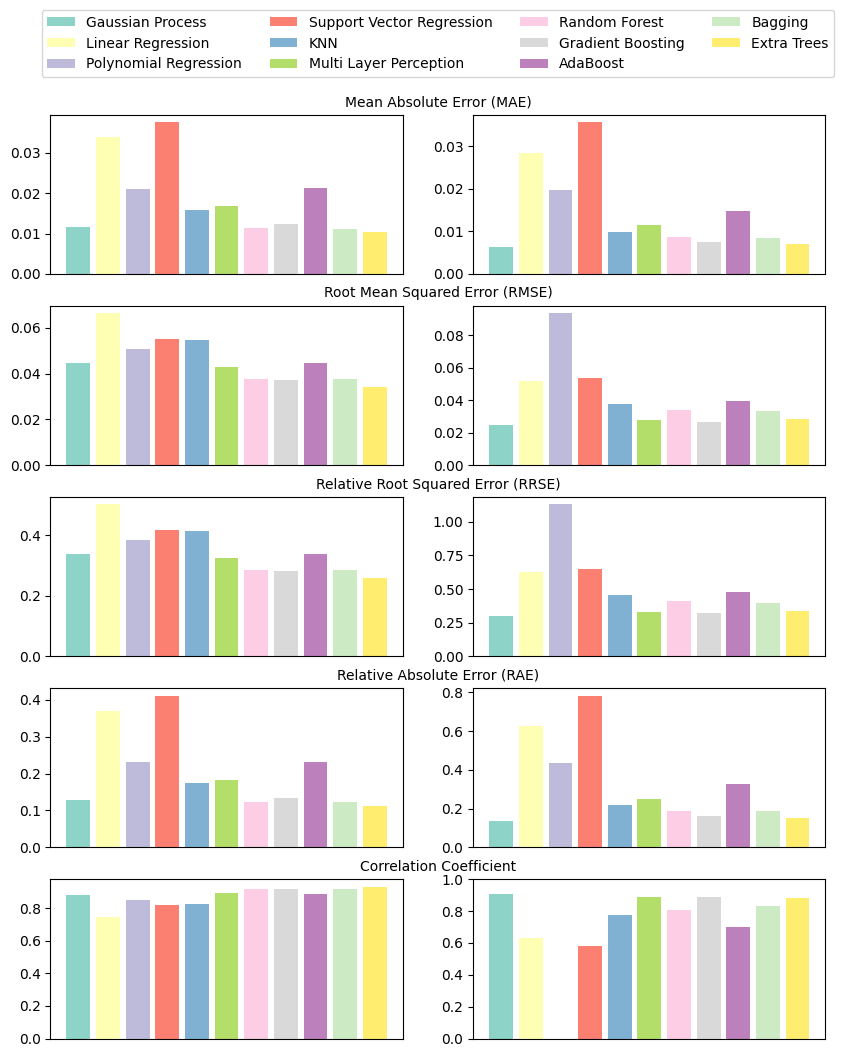

Source code (Python):
import matplotlib.pyplot as plt
import pandas as pd
from matplotlib.cm import get_cmap
import numpy as np

var='depth'
df = pd.read_csv(f'LPBF_ML_Model_Evaluation_HpTuning_Width.csv')


# Extract model names and error values
models = df['Model'].tolist()
mae_values = df['MAE'].tolist()
rmse_values = df['RMSE'].tolist()
rrse_values = df['RRSE'].tolist()
rae_values = df['RAE'].tolist()
correlation_values = df['Correlation Coefficient'].tolist()

# Define colors for each model
cmap = get_cmap('Set3')
colors = cmap(np.linspace(0, 1, len(models)))

# Create subplots
fig, axes = plt.subplots(nrows=5, ncols=2, figsize=(10, 12))

fontSize = None


# Plot Mean Absolute Error
for i, color in zip(range(len(models)), colors):
    axes[0,0].bar(i, mae_values[i], color=color, label=f'{models[i]}')
axes[0, 0].tick_params(axis='x', which='both', bottom=False, top=False)  # Disable x-axis ticks and labels
axes[0, 0].set_xticklabels([])  # Remove x-axis labels
axes[0,0].set_title('Mean Absolute Error (MAE)', x = 1.1, fontsize= fontSize)

#axes[0].set_ylabel('MAE')


# Plot Root Mean Squared Error
for i, color in zip(range(len(models)), colors):
    axes[1,0].bar(i, rmse_values[i], color=color)
axes[1, 0].tick_params(axis='x', which='both', bottom=False, top=False)  # Disable x-axis ticks and labels
axes[1, 0].set_xticklabels([])  # Remove x-axis labels
axes[1,0].set_title('Root Mean Squared Error (RMSE)', x = 1.1, fontsize= fontSize)
#axes[1].set_ylabel('RMSE')


# Plot Relative Root Squared Error
for i, color in zip(range(len(models)), colors):
    axes[2,0].bar(i, rrse_values[i], color=color)
axes[2,0].tick_params(axis='x', which='both', bottom=False, top=False)  # Disable x-axis ticks and labels
axes[2,0].set_xticklabels([])  # Remove x-axis labels
axes[2,0].set_title('Relative Root Squared Error (RRSE)', x = 1.1, fontsize= fontSize)
# axes[2,0].set_ylabel('Error Values', fontsize= fontSize)
#axes[2].set_ylabel('RRSE')


# Plot Relative Absolute Error
for i, color in zip(range(len(models)), colors):
    axes[3,0].bar(i, rae_values[i], color=color)
axes[3,0].tick_params(axis='x', which='both', bottom=False, top=False)  # Disable x-axis ticks and labels
axes[3,0].set_xticklabels([])  # Remove x-axis labels
axes[3,0].set_title('Relative Absolute Error (RAE)', x = 1.1, fontsize= fontSize)
#axes[3].set_ylabel('RAE')

# Plot Correlation Coefficient
for i, color in zip(range(len(models)), colors):
    axes[4,0].bar(i, correlation_values[i], color=color, label=f'{models[i]}')
axes[4,0].tick_params(axis='x', which='both', bottom=False, top=False)  # Disable x-axis ticks and labels
axes[4,0].set_xticklabels([])  # Remove x-axis labels
axes[4,0].set_title('Correlation Coefficient', x = 1.1, fontsize= fontSize)
#axes[4].set_ylabel('Correlation')



# Add legend to the last subplot
axes[0,0].legend(loc='upper center', bbox_to_anchor=(1.1, 1.7), ncol=4, fontsize= fontSize)
# fig.text(0.5, 0.1, 'Machine Learning Model', ha='center', va='center', fontsize= fontSize)
# plt.legend(loc='upper right')
# plt.legend(title='Legend Title', fontsize='medium', facecolor='lightgray')
# plt.legend(bbox_to_anchor=(1.05, 1), loc='upper left')




# Adjust layout for better spacing
#plt.tight_layout()



# # Save the plot as a PNG file
# plt.savefig(f'LPBF_Plot_barChart_Fig7a.png', bbox_inches='tight')
#
# # Show the plot
# plt.show()


var='depth'
df = pd.read_csv(f'LPBF_ML_Model_Evaluation_HpTuning_Depth.csv')


# Extract model names and error values
models = df['Model'].tolist()
mae_values = df['MAE'].tolist()
rmse_values = df['RMSE'].tolist()
rrse_values = df['RRSE'].tolist()
rae_values = df['RAE'].tolist()
correlation_values = df['Correlation Coefficient'].tolist()

# # Define colors for each model
# cmap = get_cmap('Set3')
# colors = cmap(np.linspace(0, 1, len(models)))
#
# # Create subplots
# fig, axes = plt.subplots(nrows=1, ncols=5, figsize=(20, 4))


# Plot Mean Absolute Error
for i, color in zip(range(len(models)), colors):
    axes[0,1].bar(i, mae_values[i], color=color, label=f'{models[i]}')
axes[0, 1].tick_params(axis='x', which='both', bottom=False, top=False)  # Disable x-axis ticks and labels
axes[0, 1].set_xticklabels([])  # Remove x-axis labels
# axes[0,1].set_title('Mean Absolute Error (MAE)', fontsize= fontSize)

#axes[0].set_ylabel('MAE')


# Plot Root Mean Squared Error
for i, color in zip(range(len(models)), colors):
    axes[1,1].bar(i, rmse_values[i], color=color)
axes[1, 1].tick_params(axis='x', which='both', bottom=False, top=False)  # Disable x-axis ticks and labels
axes[1, 1].set_xticklabels([])  # Remove x-axis labels
# axes[1,1].set_title('Root Mean Squared Error (RMSE)', fontsize= fontSize)
#axes[1].set_ylabel('RMSE')


# Plot Relative Root Squared Error
for i, color in zip(range(len(models)), colors):
    axes[2,1].bar(i, rrse_values[i], color=color)
axes[2,1].tick_params(axis='x', which='both', bottom=False, top=False)  # Disable x-axis ticks and labels
axes[2,1].set_xticklabels([])  # Remove x-axis labels
# axes[2,1].set_title('Relative Root Squared Error (RRSE)', fontsize= fontSize)
# axes[2,1].set_ylabel('Error Values', fontsize= fontSize)
#axes[2].set_ylabel('RRSE')


# Plot Relative Absolute Error
for i, color in zip(range(len(models)), colors):
    axes[3,1].bar(i, rae_values[i], color=color)
axes[3,1].tick_params(axis='x', which='both', bottom=False, top=False)  # Disable x-axis ticks and labels
axes[3,1].set_xticklabels([])  # Remove x-axis labels
# axes[3,1].set_title('Relative Absolute Error (RAE)', fontsize= fontSize)
#axes[3].set_ylabel('RAE')

# Plot Correlation Coefficient
for i, color in zip(range(len(models)), colors):
    axes[4,1].bar(i, correlation_values[i], color=color, label=f'{models[i]}')
axes[4,1].tick_params(axis='x', which='both', bottom=False, top=False)  # Disable x-axis ticks and labels
axes[4,1].set_xticklabels([])  # Remove x-axis labels
# axes[4,1].set_title('Correlation Coefficient', fontsize= fontSize)
axes[4,1].set_ylim([0, 1])
#axes[4].set_ylabel('Correlation')







# Save the plot as a PNG file
plt.savefig(f'LPBF_Plot_barChart_Fig7.png', bbox_inches='tight')

# # Show the plot
# plt.show()






























##

# import matplotlib.pyplot as plt
# import pandas as pd
# from matplotlib.cm import get_cmap
# import numpy as np
#
# var='depth'
# df = pd.read_csv(f'LPBF_ML_Model_Evaluation_HpTuning_Width.csv')
#
#
# # Extract model names and error values
# models = df['Model'].tolist()
# mae_values = df['MAE'].tolist()
# rmse_values = df['RMSE'].tolist()
# rrse_values = df['RRSE'].tolist()
# rae_values = df['RAE'].tolist()
# correlation_values = df['Correlation Coefficient'].tolist()
#
# # Define colors for each model
# cmap = get_cmap('Set3')
# colors = cmap(np.linspace(0, 1, len(models)))
#
# # Create subplots
# fig, axes = plt.subplots(nrows=1, ncols=5, figsize=(20, 4))
#
#
# # Plot Mean Absolute Error
# for i, color in zip(range(len(models)), colors):
#     axes[0].bar(i, mae_values[i], color=color, label=f'{models[i]}')
# axes[0].set_title('Mean Absolute Error (MAE)')
# axes[0].set_ylabel('Error Values')
# #axes[0].set_ylabel('MAE')
#
#
# # Plot Root Mean Squared Error
# for i, color in zip(range(len(models)), colors):
#     axes[1].bar(i, rmse_values[i], color=color)
# axes[1].set_title('Root Mean Squared Error (RMSE)')
# #axes[1].set_ylabel('RMSE')
#
#
# # Plot Relative Root Squared Error
# for i, color in zip(range(len(models)), colors):
#     axes[2].bar(i, rrse_values[i], color=color)
# axes[2].set_title('Relative Root Squared Error (RRSE)')
# #axes[2].set_ylabel('RRSE')
#
#
# # Plot Relative Absolute Error
# for i, color in zip(range(len(models)), colors):
#     axes[3].bar(i, rae_values[i], color=color)
# axes[3].set_title('Relative Absolute Error (RAE)')
# #axes[3].set_ylabel('RAE')
#
# # Plot Correlation Coefficient
# for i, color in zip(range(len(models)), colors):
#     axes[4].bar(i, correlation_values[i], color=color, label=f'{models[i]}')
#
# axes[4].set_title('Correlation Coefficient')
# #axes[4].set_ylabel('Correlation')
#
#
#
# # Add legend to the last subplot
# axes[0].legend(loc='upper center', bbox_to_anchor=(2.8, 1.30), ncol=8)
# fig.text(0.5, 0.05, 'Machine Learning Model', ha='center', va='center')
# # plt.legend(loc='upper right')
# # plt.legend(title='Legend Title', fontsize='medium', facecolor='lightgray')
# # plt.legend(bbox_to_anchor=(1.05, 1), loc='upper left')
#
#
# # Remove x-axis ticks and labels for all subplots
# for ax in axes:
#     ax.set_xticks([])
#     ax.set_xticklabels([])
#
# # Adjust layout for better spacing
# #plt.tight_layout()
#
#
#
# # Save the plot as a PNG file
# plt.savefig(f'LPBF_Plot_barChart_Fig5a.png', bbox_inches='tight')
#
# # Show the plot
# plt.show()
#
#
# var='depth'
# df = pd.read_csv(f'LPBF_ML_Model_Evaluation_HpTuning_Depth.csv')
#
#
# # Extract model names and error values
# models = df['Model'].tolist()
# mae_values = df['MAE'].tolist()
# rmse_values = df['RMSE'].tolist()
# rrse_values = df['RRSE'].tolist()
# rae_values = df['RAE'].tolist()
# correlation_values = df['Correlation Coefficient'].tolist()
#
# # Define colors for each model
# cmap = get_cmap('Set3')
# colors = cmap(np.linspace(0, 1, len(models)))
#
# # Create subplots
# fig, axes = plt.subplots(nrows=1, ncols=5, figsize=(20, 4))
#
#
# # Plot Mean Absolute Error
# for i, color in zip(range(len(models)), colors):
#     axes[0].bar(i, mae_values[i], color=color, label=f'{models[i]}')
# axes[0].set_title('Mean Absolute Error (MAE)')
# axes[0].set_ylabel('Error Values')
# #axes[0].set_ylabel('MAE')
#
#
# # Plot Root Mean Squared Error
# for i, color in zip(range(len(models)), colors):
#     axes[1].bar(i, rmse_values[i], color=color)
# axes[1].set_title('Root Mean Squared Error (RMSE)')
# #axes[1].set_ylabel('RMSE')
#
#
# # Plot Relative Root Squared Error
# for i, color in zip(range(len(models)), colors):
#     axes[2].bar(i, rrse_values[i], color=color)
# axes[2].set_title('Relative Root Squared Error (RRSE)')
# #axes[2].set_ylabel('RRSE')
#
#
# # Plot Relative Absolute Error
# for i, color in zip(range(len(models)), colors):
#     axes[3].bar(i, rae_values[i], color=color)
# axes[3].set_title('Relative Absolute Error (RAE)')
# #axes[3].set_ylabel('RAE')
#
# # Plot Correlation Coefficient
# for i, color in zip(range(len(models)), colors):
#     axes[4].bar(i, correlation_values[i], color=color, label=f'{models[i]}')
#
# axes[4].set_title('Correlation Coefficient')
# #axes[4].set_ylabel('Correlation')
#
#
#
# # Add legend to the last subplot
# axes[0].legend(loc='upper center', bbox_to_anchor=(2.8, 1.30), ncol=8)
# fig.text(0.5, 0.05, 'Machine Learning Model', ha='center', va='center')
# # plt.legend(loc='upper right')
# # plt.legend(title='Legend Title', fontsize='medium', facecolor='lightgray')
# # plt.legend(bbox_to_anchor=(1.05, 1), loc='upper left')
#
#
# # Remove x-axis ticks and labels for all subplots
# for ax in axes:
#     ax.set_xticks([])
#     ax.set_xticklabels([])
#
# # Adjust layout for better spacing
# #plt.tight_layout()
#
#
#
# # Save the plot as a PNG file
# plt.savefig(f'LPBF_Plot_barChart_Fig5b.png', bbox_inches='tight')
#
# # Show the plot
# plt.show()